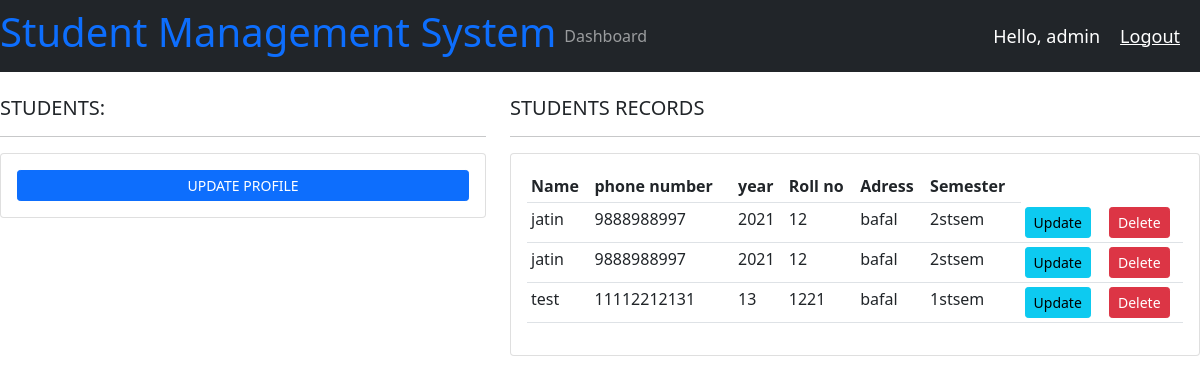
The app's page / (signed in) with its own data.
### student/models.py (models this page shows, shortened)
class Student(models.Model):
    sem=(
      ('1stsem','1stsem'),
      ('2stsem','2stsem'),
      ('3stsem','3stsem'),
      ('4stsem','4stsem'),
      ('5stsem','5stsem'),
      ('6stsem','6stsem'),
    )
    name = models.CharField(max_length=200, null=True)
    phone = models.CharField(max_length=200, null=True)
    year = models.IntegerField(null=True)
    roll_no = models.IntegerField(null=True)
    adress = models.CharField(max_length=500, null=True)
    semester=models.CharField(max_length=200,null=True,choices=sem)

### student/views.py (the view)
# urls.py: 2. Add a URL to urlpatterns:  path('', views.home, name='home')
@login_required(login_url='login')
def home(request):
    students = Student.objects.all()
    context={
        'students':students
    }
    return render(request, 'students/dashboard.html',context)

### templates/students/dashboard.html
{% extends 'base.html' %}
 {% block body %}
<br />
<div class="row">
  <div class="col-md-5">
    <h5>STUDENTS:</h5>
    <hr />
    <div class="card card-body">
      <a class="btn btn-primary btn-sm btn-block" href="{% url 'create' %}">UPDATE PROFILE</a>
    </div>
  </div>
  <div class="col-md-7">
    <h5>STUDENTS RECORDS</h5>
    <hr />
    <div class="card card-body">
      <table class="table table-sm">
        <tr>
          <th>Name</th>
          <th>phone number</th>
          <th>year</th>
          <th>Roll no</th>
          <th>Adress</th>
          <th>Semester</th>
        </tr>
				{% for student in students %}
					<tr>
						<td>{{student.name}}</td>
						<td>{{student.phone}}</td>
						<td>{{student.year}}</td>
						<td>{{student.roll_no}}</td>
						<td>{{student.adress}}</td>
						<td>{{student.semester}}</td>
						<td><a class="btn btn-sm btn-info" href="{% url 'update_stu' student.id %}">Update</a></td>
						<td><a class="btn btn-sm btn-danger" href="{% url 'delete_stu' student.id %}">Delete</a></td>
					</tr>
				{% endfor %}
      </table>
    </div>
  </div>
</div>
{% endblock body %}

### templates/base.html (shortened to what this page needs)
<!DOCTYPE html>
<html lang="en">
  <head>
    <link
      href="https://cdn.jsdelivr.net/npm/bootstrap@5.0.0-beta3/dist/css/bootstrap.min.css"
      rel="stylesheet"
    />
	<link rel="stylesheet" href="https://use.fontawesome.com/releases/v5.6.1/css/all.css">
  </head>
  <body>
  {% include 'nav/nav.html' %}
    {% block body %}
    {% endblock body %}
  </body>
</html>

### templates/nav/nav.html (shortened to what this page needs)
{% load static %}
<nav class="navbar navbar-expand-lg navbar-dark bg-dark">
  <h1 class= "text-primary"> Student Management System</h1>
  <div class="collapse navbar-collapse" id="navbarNav">
    <ul class="navbar-nav">
      <li class="nav-item active">
        <a class="nav-link" href="{% url 'home' %}">Dashboard</a>
      </li>
    </ul>
  </div>
  <span class="hello-msg">Hello, {{request.user}}</span>
  <span ><a  class="hello-msg" href="{% url 'logout' %}">Logout</a></span>
</nav>

### templates/nav/nav.html (style rules this page uses)
.hello-msg { font-size:18px; color:#fff; margin-right:20px }

### records on screen
Student: name "jatin", phone "9888988997", year "2021", roll_no "12", adress "bafal", semester "2stsem"
Student: name "jatin", phone "9888988997", year "2021", roll_no "12", adress "bafal", semester "2stsem"
Student: name "test", phone "11112212131", year "13", roll_no "1221", adress "bafal", semester "1stsem"

### other values on screen
{{ request.user }} "admin"
